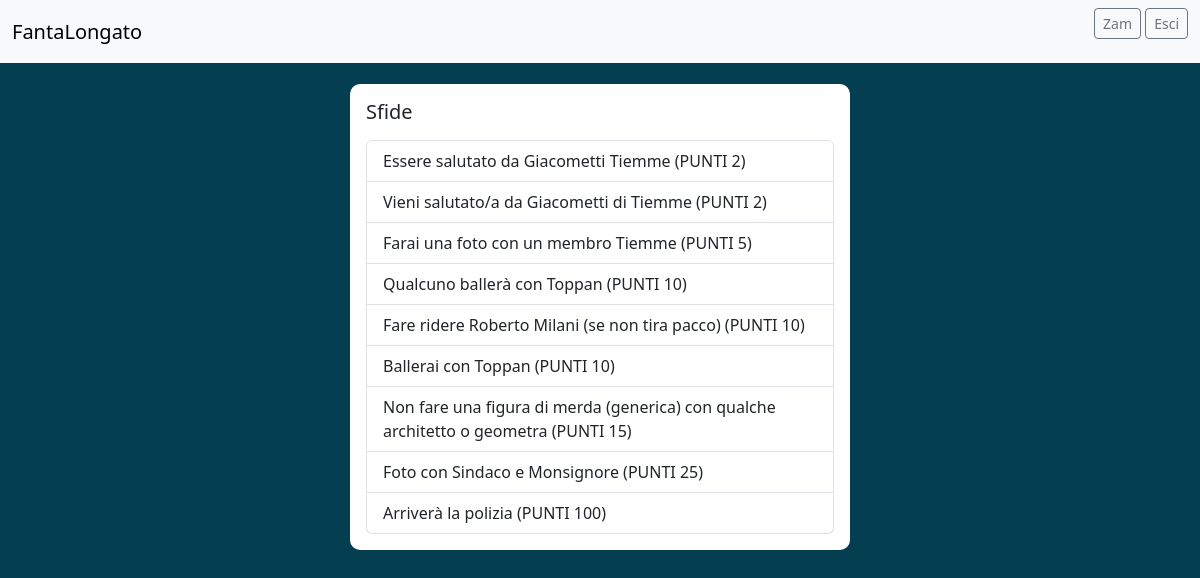
The page /lista-sfide/ (signed in) on the database its author committed.
### accounts/models.py (models this page shows, shortened)
class Sfide(models.Model):
    sfida = models.TextField(blank=True, null=True)
    punti = models.IntegerField(default='0')

### landingpage/views.py (the view)
# urls.py: path('lista-sfide/', views.ListaSfideView.as_view(), name='lista-sfide'),
class ListaSfideView(TemplateView):
    template_name = 'landingpage/lista-sfide.html'
    def get_context_data(self, **kwargs):
        context = super().get_context_data(**kwargs)
        context['sfide'] = Sfide.objects.all().order_by('punti')
        return context

### landingpage/templates/landingpage/lista-sfide.html (shortened to what this page needs)
{% block head %}
{% include "landingpage/partials/_head.html" %}
{% endblock %}
{% block header %}
{% include "landingpage/partials/_header.html" %}
{% endblock %}
<div class="container mt-4 d-flex justify-content-center">
    <div class="card p-3">
        <div class="d-flex align-items-center">
            <div class="ml-3 w-100">
                <h5 class="mb-0 mt-0">Sfide</h5>
                <ul class="list-group">
                    {% for sfida in sfide %}
                    <li class="list-group-item">{{ sfida.sfida }}</li>
                    {% endfor %}
                </ul>
            </div>
        </div>
    </div>
</div>

### landingpage/templates/landingpage/partials/_header.html
<header>
    <nav class="navbar bg-body-tertiary">
        <div class="container-fluid">
            <a class="navbar-brand" href="http://localhost:8000/">FantaLongato</a>
            <form>
                {% if user.is_authenticated %}
                    <a class="btn btn-sm btn-outline-secondary" href="{% url 'accounts:profile' %}">{{ user.username }}</a>
                    <a class="btn btn-sm btn-outline-secondary" href="{% url 'accounts:logout' %}">Esci</a>
                {% else %}
                    <a class="btn btn-sm btn-outline-secondary" href="{% url 'accounts:login' %}">Accedi</a>
                    <a class="btn btn-sm btn-outline-secondary" href="{% url 'accounts:register' %}">Registrati</a>
                {% endif %}
            </form>
        </div>
    </nav>
</header>

### landingpage/static/css/style.css (style rules this page uses)
header { position: fixed; top: 0; width: 100%; z-index: 9999; }
.card { width: 500px; border: none; border-radius: 10px; background-color: #fff; }

### rows shown on the page
Sfide: sfida "Essere salutato da Giacometti Tiemme (PUNTI 2)"
Sfide: sfida "Vieni salutato/a da Giacometti di Tiemme (PUNTI 2)"
Sfide: sfida "Farai una foto con un membro Tiemme (PUNTI 5)"
Sfide: sfida "Qualcuno ballerà con Toppan (PUNTI 10)"
Sfide: sfida "Fare ridere Roberto Milani (se non tira pacco) (PUNTI 10)"
Sfide: sfida "Ballerai con Toppan (PUNTI 10)"
Sfide: sfida "Non fare una figura di merda (generica) con qualche architetto o geometra (PUNTI 15)"
Sfide: sfida "Foto con Sindaco e Monsignore (PUNTI 25)"
Sfide: sfida "Arriverà la polizia (PUNTI 100)"

### other values the page prints
{{ user.username }} "Zam"
